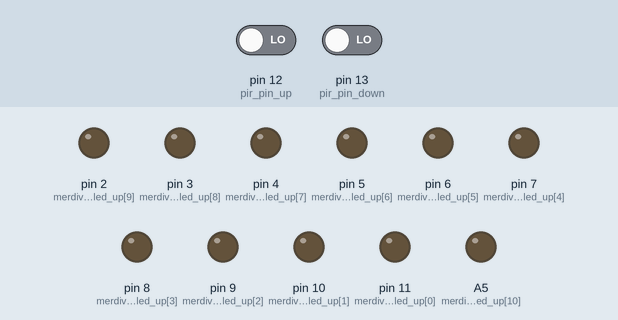
The sketch below on a simulated Arduino Uno, built with avr-gcc and run on an emulated ATmega328P. Shown: output pins drawn as LEDs (lit = HIGH). Inputs (shaded band) come from the test bench; at power-on: pin 12 (pir_pin_up) LOW, pin 13 (pir_pin_down) LOW.

Above: at 1.2 s.
1.3 s: pin 12 (pir_pin_up) driven HIGH
At 6.7 s:
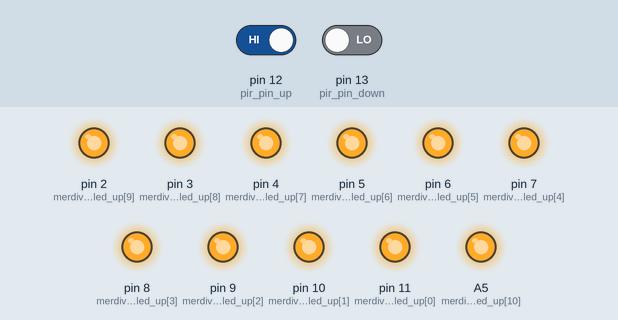
At 11.3 s:
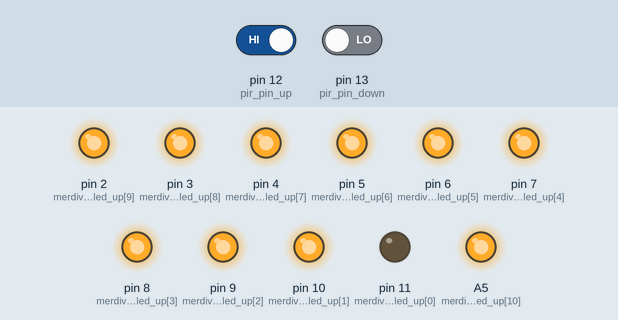
Timing chart, 0 to 18.8 s (numbered marks = the images above; inputs shaded):
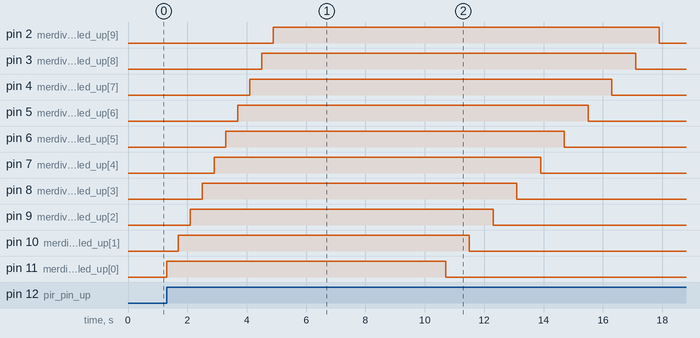

The sketch:

merdiven_led_pir_1.ino
```cpp
/* Dizi ve fonksiyon kullanımlarına örnek _ an example string and functions...
  Basit ve kolay bir merdiven aydınlatma örneği _ simple and easy stair lights...
  https://github.com/ronaer/Smart-stair-lights.git
  www.ronaer.com
  TR.ALP.18 >>> youtube
*/

const int pir_pin_up = 12; // merdivenin üstündeki pir sensor pini tanımlama
const int pir_pin_down = 13; // merdivenin altındaki pir sensor pini tanımlama
int pir_up_deger;
int pir_down_deger;

int merdiven_led_up[11] = {11, 10, 9, 8, 7, 6, 5, 4, 3, 2, A5,}; // 11 adet led için dizi tanımı _ string
int merdiven_led_down[11] = {A5, 2, 3, 4, 5, 6, 7, 8, 9, 10, 11,}; // 11 adet led için dizi tanımı ters sırada_ reverse string

int y = 400;  // yanma aralığı süresi _ light on interval
int b = 5000; // yandıktan sonra geri sönmek için bekleme süresi _ light off interval after full lighting
int s = 800;  // sönme aralığı süresi _ light off interval

void setup() {
  pinMode(pir_pin_up, INPUT); // üstteki pir sensor pini giriş tanımlandı
  pinMode(pir_pin_down, INPUT); // alttaki pir sensor pini giriş tanımlandı

  for (int i = 0; i < 11; i++)
  {
    pinMode(merdiven_led_up[i], OUTPUT); //dizideki tüm ledler çıkış olarak ayarlandı
    pinMode(merdiven_led_down[i], OUTPUT); //dizideki tüm ledler çıkış olarak ayarlandı
  }

}

void loop()
{
  pir_up_deger = digitalRead(pir_pin_up); //üst pir pin değeri pir_up_deger e atandı
  pir_down_deger = digitalRead(pir_pin_down); //alt pir pin değeri pir_down_deger e atandı

  if (pir_up_deger == HIGH) // eğer üst pir den sinyal gelirse
  {
    stairs_from_up(); // bu fonksiyonu çalıştır
  }


   if (pir_down_deger == HIGH) // eğer alt pir den sinyal gelirse
  {
    stairs_from_down();  // bu fonksiyonu çalıştır
  }


  else // bu şartlardan hiçbiri olmazsa
  {
    kapat();  // bu fonksiyonu çalıştır
  }


}
///////// fonksiyon tanımları \\\\\\\\\\

void stairs_from_up() // üstten merdivene ayak basıldığında çalışacak fonksiyon
  {
  for (int i = 0; i < 11; i++)
  {
    digitalWrite(merdiven_led_up[i], HIGH);
    delay(y);
  }
  delay(b);
  for (int i = 0; i < 11; i++)
  {
    digitalWrite(merdiven_led_up[i], LOW);
    delay(s);
  }

}

void stairs_from_down()  // alltan merdivene ayak basıldığında çalışacak fonksiyon
{
  for (int i = 0; i < 11; i++)
  {
    digitalWrite(merdiven_led_down[i], HIGH);
    delay(y);
  }
  delay(b);
  for (int i = 0; i < 11; i++)
  {
    digitalWrite(merdiven_led_down[i], LOW);
    delay(s);
  }


}

void kapat() // if komut şartlarının oluşmadığı durumda çalışacak fonksiyon
{
  for (int i = 0; i < 11; i++)
  {
    digitalWrite(merdiven_led_up[i], LOW);
    digitalWrite(merdiven_led_down[i], LOW);

  }
}
```

Measured:
- after the input at 1.3 s, pin 2 (merdiven_led_up[9]): LOW → HIGH after 3.6 s, → LOW 13.0 s later; pin 3 (merdiven_led_up[8]): LOW → HIGH after 3.2 s, → LOW 12.6 s later
